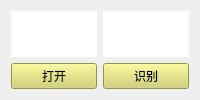
    <widget class="QWidget" name="tab_12">
     <attribute name="title">
      <string>单图识别</string>
     </attribute>
     <layout class="QGridLayout" name="gridLayout_11">
      <item row="0" column="0">
       <layout class="QGridLayout" name="gridLayout_6">
        <item row="1" column="1">
         <widget class="QPushButton" name="pb_objdet_detect">
          <property name="styleSheet">
           <string notr="true">background-color: rgb(209, 209, 104);</string>
          </property>
          <property name="text">
           <string>识别</string>
          </property>
         </widget>
        </item>
        <item row="0" column="1">
         <widget class="QLabel" name="lb_objdet_output">
          <property name="maximumSize">
           <size>
            <width>16777215</width>
            <height>16777215</height>
           </size>
          </property>
          <property name="styleSheet">
           <string notr="true">background-color: rgb(255, 255, 255);</string>
          </property>
          <property name="text">
           <string/>
          </property>
          <property name="pixmap">
           <pixmap>../../.designer/FSODM/dataset/NWPU/training/images/001__1__265___0.jpg</pixmap>
          </property>
          <property name="scaledContents">
           <bool>true</bool>
          </property>
         </widget>
        </item>
        <item row="1" column="0">
         <widget class="QPushButton" name="pb_objdet_open">
          <property name="styleSheet">
           <string notr="true">background-color: rgb(209, 209, 104);</string>
          </property>
          <property name="text">
           <string>打开</string>
          </property>
         </widget>
        </item>
        <item row="0" column="0">
         <widget class="QLabel" name="lb_objdet_input">
          <property name="maximumSize">
           <size>
            <width>16777215</width>
            <height>16777215</height>
           </size>
          </property>
          <property name="styleSheet">
           <string notr="true">background-color: rgb(255, 255, 255);</string>
          </property>
          <property name="text">
           <string/>
          </property>
          <property name="pixmap">
           <pixmap>../../.designer/FSODM/dataset/NWPU/training/images/001__1__0___0.jpg</pixmap>
          </property>
          <property name="scaledContents">
           <bool>true</bool>
          </property>
         </widget>
        </item>
       </layout>
      </item>
     </layout>
    </widget>
